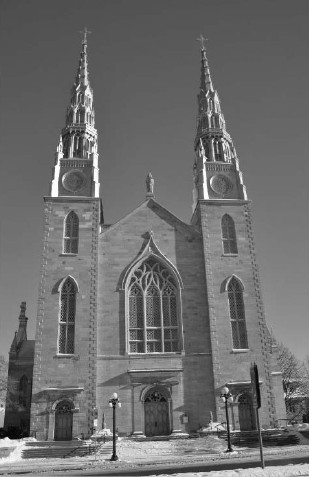
//> input picture opencvWork/images/tower.jpg, 309 x 477 px
$ ./matching   (built with g++ and OpenCV 4, older OpenCV classes emulated)
//> lines starting //> are read from the running program, lines starting //| are printed output that depends on the picture; after the words box and inside, x2 and y2 are one past the last pixel; in counts of white or black regions, pixels touching at a corner belong together
#include<opencv2/core/core.hpp>
#include<opencv2/highgui/highgui.hpp>
#include<opencv2/imgproc/imgproc.hpp>
#include<opencv2/video/tracking.hpp>
#include<opencv2/features2d/features2d.hpp>
#include<opencv2/legacy/legacy.hpp>
#include<iostream>
#include<vector>

using namespace std;

const double PI = std::atan(1.0)*4;

class HarrisDetector {
private:
	// 32-bit float image of corner strength
	cv::Mat cornerStrength;
	// 32-bit float image of thresholded corners
	cv::Mat cornerTh;
	//imge of local maxima (internal)
	cv::Mat localMax;
	// size of neighborhood for derivatives smoothing
	int neighbourhood;
	// aperture for gradient computation
	int aperture;
	// Harris parameter
	double k;
	// maximum stength for thershold computation
	double maxStrength;
	// calculated threshold (internal)
	double threshold;
	// size of neighborhood for non-max suppresion
	int nonMaxSize;
	// kernel for non-max suppression
	cv::Mat kernel;
public:
	// [85 lines left out: functions HarrisDetector, setLocalMaxWindowSize, detect, getCornerMap, getCorners, getCorners and 1 more, not called in this run]
};

void harrisCornerTest(){
	char imgPath[] = "../images/tower.jpg";
	cv::Mat image = cv::imread(imgPath,0);
//> image is the input picture: 477 rows x 309 cols, CV_8UC1; min 0, max 255, mean 108.5

	// Detect Harris Corners
	cv::Mat cornerStrength;
	cv::cornerHarris(image, cornerStrength,
					3, // neightborhood size
					3, // aperture size
					0.01); // Harris parameter
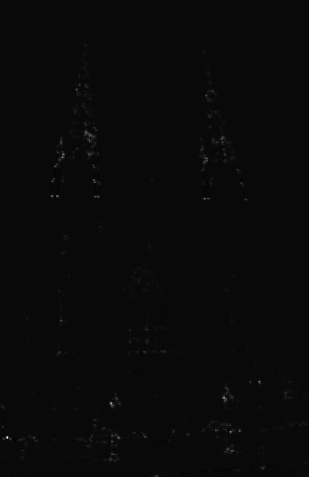
//> cornerStrength: 477 rows x 309 cols, CV_32FC1; min -0.000934, max 0.0246, mean 4.51e-05; drawn with min black and max white
	// threshold the corner strngths
	cv::Mat harrisCorners;
	double threshold = 0.0001;
	cv::threshold(cornerStrength, harrisCorners,
				threshold,255,cv::THRESH_BINARY_INV);
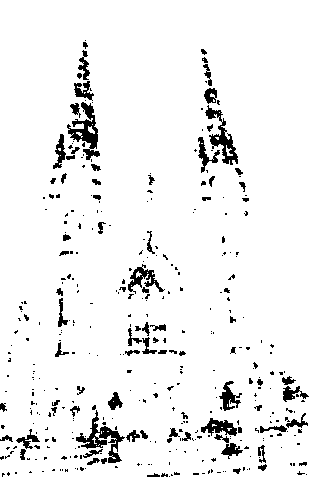
//> harrisCorners: 477 rows x 309 cols, CV_32FC1; 93.8% white; 376 black regions (291 under 20 px), largest, box (x1, y1, x2, y2) and area: (67, 102, 100, 160) 727, (76, 410, 125, 463) 718, (205, 105, 238, 165) 606

	cv::namedWindow("Harris Corners Map");
	cv::imshow("Harris Corners Map",harrisCorners);
}

// [202 lines left out: functions harrisDetectorTest, goodFeaturesTest, goodFeaturesDetectorTest, fastFeatureTest, orbFeatureTest, matchesTest and 1 more, not called in this run]

// added to run one function of the file
int main() { harrisCornerTest(); }
